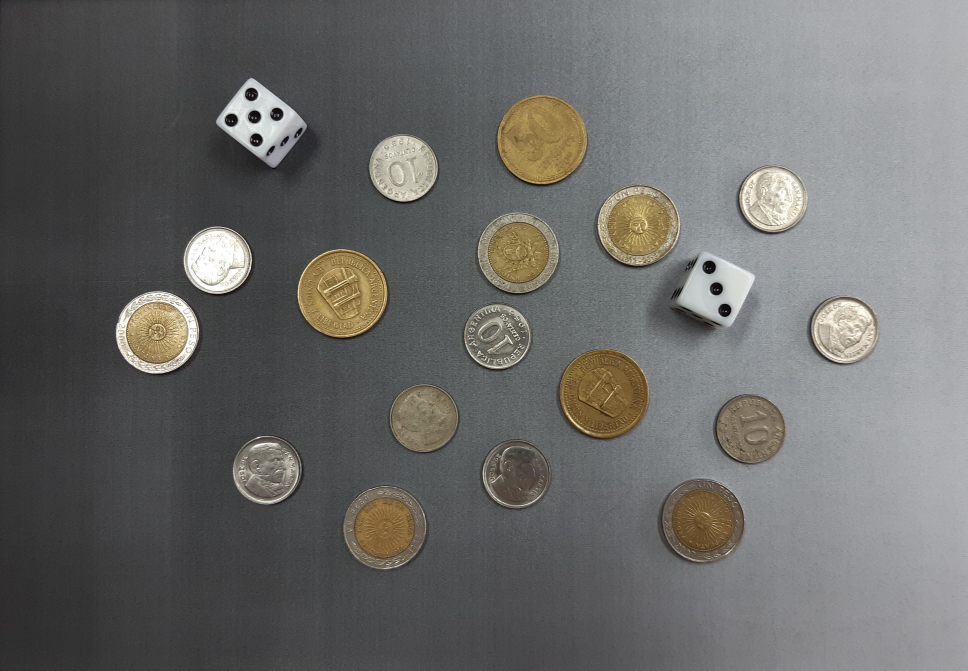
#> input picture imagenes/monedas.jpg, 3871 x 2681 px, found by its file name (shown at 1/4 size)
$ python 'problema_1 - Copy.py'
#> lines starting #> are read from the running program, lines starting #| are printed output that depends on the picture; after the words box and inside, x2 and y2 are one past the last pixel; in counts of white or black regions, pixels touching at a corner belong together
import matplotlib.pyplot as plt
import numpy as np
import cv2


def rellenar(img):
   img_flood_fill = img.copy().astype('uint8')
   h, w = img.shape[:2]
   mask = np.zeros((h+2, w+2), np.uint8)
   cv2.floodFill(img_flood_fill, mask, (0,0), 255)
   img_flood_fill_inv = cv2.bitwise_not(img_flood_fill)
   img_fh = img | img_flood_fill_inv
   return img_fh


# Carga de imagenes
img      = cv2.imread('imagenes/monedas.jpg')
#> img is the input picture: shape (2681, 3871, 3); mean B, G, R 105.5, 107.4, 107.5
img_rgb  = cv2.cvtColor(img, cv2.COLOR_BGR2RGB)
img_gray = cv2.cvtColor(img, cv2.COLOR_RGB2GRAY)

plt.imshow(img_rgb, cmap='gray'), plt.show()
plt.imshow(img_gray, cmap='gray'), plt.show()

#COMBO 1
img_blur  = cv2.GaussianBlur(img_gray, (25, 25),0)
plt.imshow(img_blur, cmap='gray'), plt.show()

img_canny = cv2.Canny(img_blur, threshold1=10, threshold2=17)
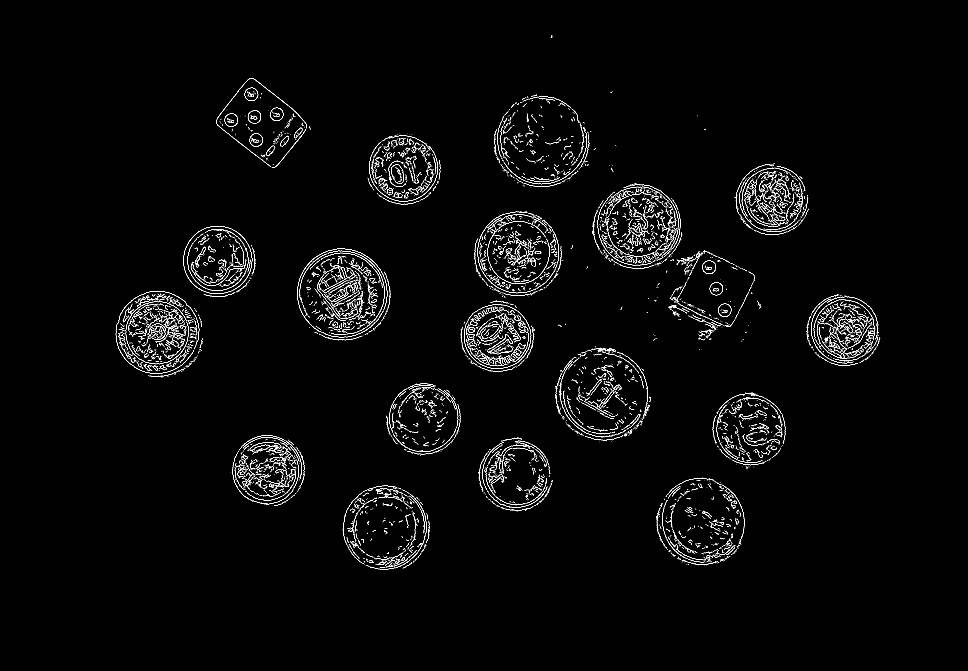
#> img_canny: shape (2681, 3871) (shown at 1/4 size); 1% white in thin lines or dots, all inside (x1, y1, x2, y2) = (463, 142, 3521, 2279)
plt.imshow(img_canny, cmap='gray'), plt.show()

ee_dil = cv2.getStructuringElement(cv2.MORPH_ELLIPSE, (5,5))
img_dil = cv2.dilate(img_canny, ee_dil)
#> img_dil: shape (2681, 3871); 5.7% white; 779 white regions (55 under 20 px), largest, box (x1, y1, x2, y2) and area: (461, 1162, 799, 1497) 39721, (3223, 1176, 3523, 1456) 31580, (928, 1739, 1210, 2020) 29785
plt.imshow(img_dil, cmap='gray'), plt.show()

B = cv2.getStructuringElement(cv2.MORPH_ELLIPSE, (15,15))
AClose = cv2.morphologyEx(img_dil, cv2.MORPH_CLOSE, B)
#> AClose: shape (2681, 3871); 9.7% white; 104 white regions (3 under 20 px), largest, box (x1, y1, x2, y2) and area: (2366, 732, 3022, 1363) 107693, (461, 1162, 814, 1511) 85242, (1187, 992, 1565, 1365) 82288
plt.imshow(AClose, cmap='gray'), plt.show()

img_rellena = rellenar(AClose)
plt.imshow(img_rellena, cmap='gray'), plt.show()

B = cv2.getStructuringElement(cv2.MORPH_ELLIPSE, (65,65))
Ao = cv2.morphologyEx(img_rellena, cv2.MORPH_OPEN, B)
#> Ao: shape (2681, 3871); 14.7% white; 19 white regions, largest, box (x1, y1, x2, y2) and area: (2221, 1391, 2601, 1764) 110163, (1975, 381, 2360, 749) 108717, (1187, 992, 1564, 1363) 108511
plt.imshow(Ao, cmap='gray'), plt.show()

elemento_erosion = cv2.getStructuringElement(cv2.MORPH_ELLIPSE, (5, 5))
img_er = cv2.erode(Ao, elemento_erosion)
#> img_er: shape (2681, 3871); 14.3% white; 19 white regions, largest, box (x1, y1, x2, y2) and area: (2223, 1393, 2599, 1762) 107720, (1977, 383, 2358, 747) 106265, (1189, 994, 1562, 1361) 106099
plt.imshow(img_er, cmap='gray'), plt.show()


n, labels, stats, _ = cv2.connectedComponentsWithStats(img_er)
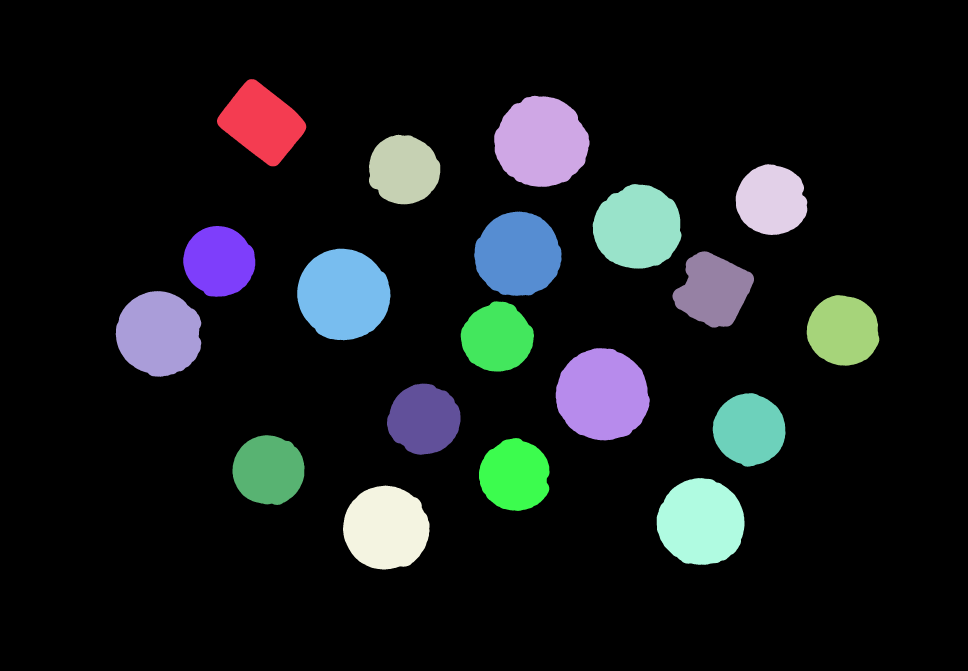
#> labels: shape (2681, 3871) int32 (shown at 1/4 size); 20 distinct labels, from 0 to 19; one colour per label, 0 black
#> n = 20; stats = 20 rows, first 6: [0, 0, 3871, 2681, 8888991], [868, 316, 357, 350, 71805], [1977, 383, 381, 364, 106265], [1476, 539, 285, 279, 61966], [2943, 657, 286, 283, 63027], [2371, 736, 355, 339, 93052]

img_vis = img.copy()
for i in range(1, n):  # salteamos el fondo
    x = stats[i, cv2.CC_STAT_LEFT]
    y = stats[i, cv2.CC_STAT_TOP]
    w = stats[i, cv2.CC_STAT_WIDTH]
    h = stats[i, cv2.CC_STAT_HEIGHT]

    # Dibujar bounding box
    cv2.rectangle(img_vis, (x, y), (x + w, y + h), (255, 0, 0), 2)
#> this loop made 19 passes
#> (x, y, w, h) on passes 1 to 8: (868, 316, 357, 350), (1977, 383, 381, 364), (1476, 539, 285, 279), (2943, 657, 286, 283), (2371, 736, 355, 339), (1897, 846, 349, 337), (733, 904, 288, 283), (1189, 994, 373, 367)


# Mostrar resultado
plt.figure(figsize=(8, 8))
plt.imshow(img_vis)
plt.axis("off")
plt.title("Componentes detectados")
plt.show()


RHO_TH = 0.8
monedas = []
dados = []
rhos = []

for i in range(1,n):
    label = (labels == i).astype('uint8') * 255
    #plt.imshow(label, cmap='gray'), plt.show()
    ext_cont, _ = cv2.findContours(label, cv2.RETR_EXTERNAL, cv2.CHAIN_APPROX_SIMPLE)
    area = cv2.contourArea(ext_cont[0])
    perimeter = cv2.arcLength(ext_cont[0], True)
    rho = 4 * np.pi * area /(perimeter ** 2)
    if rho >= RHO_TH:
        #masc_monedas[obj == 255,] = MONEDAS_C
        monedas.append(stats[i])
    else:
        #masc_dados[obj == 255,] = DADOS_C
        dados.append(stats[i])
#> this loop made 19 passes
#> (area, perimeter, rho) on passes 1 to 8: (71393.5, 1065, 0.791), (105737.5, 1238.2, 0.867), (61561, 946.3, 0.864), (62620.5, 954.7, 0.863), (92556, 1157.3, 0.868), (91279.5, 1141.7, 0.88), (62515.5, 943.6, 0.882), (105578.5, 1221.7, 0.889)
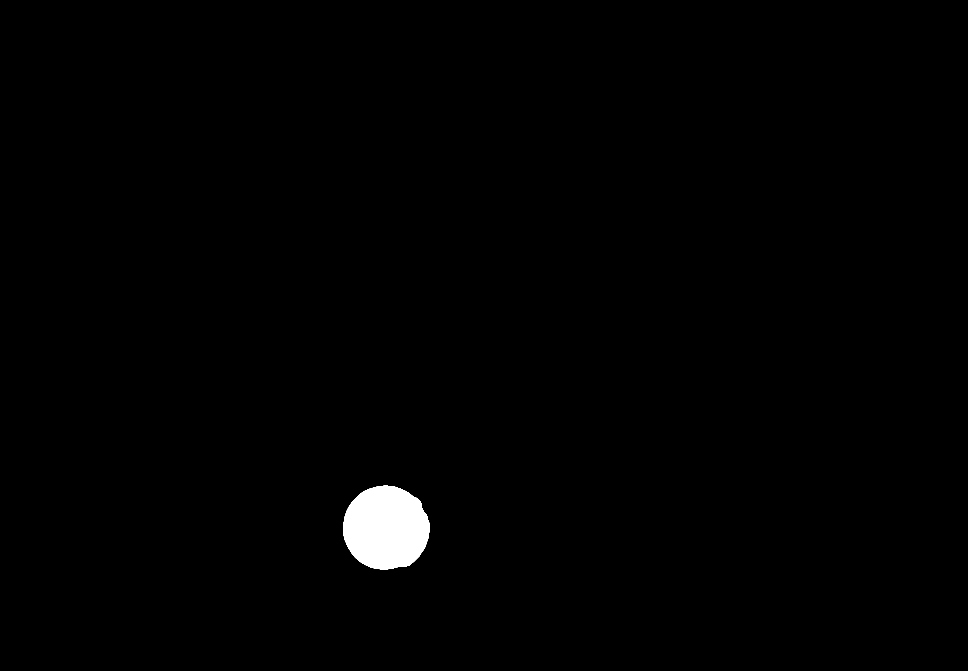
#> label: shape (2681, 3871) (shown at 1/4 size); 0.88% white; 1 white region, box (x1, y1, x2, y2) and area: (1372, 1942, 1718, 2278) 90976
#> after the loop, dados = [[868, 316, 357, 350, 71805], [2690, 1005, 326, 306, 65618]]; monedas = 17 items, first 6: [1977, 383, 381, 364, 106265], [1476, 539, 285, 279, 61966], [2943, 657, 286, 283, 63027], [2371, 736, 355, 339, 93052], [1897, 846, 349, 337, 91765], [733, 904, 288, 283, 62916]


img_vis = img.copy()
for m in monedas:
    x = m[0]
    y = m[1]
    w = m[2]
    h = m[3]

    # Dibujar bounding box
    cv2.rectangle(img_vis, (x, y), (x + w, y + h), (255, 0, 0), 2)
#> this loop made 17 passes
#> (m, x, y, w, h) on passes 1 to 8: ([1977, 383, 381, 364, 106265], 1977, 383, 381, 364), ([1476, 539, 285, 279, 61966], 1476, 539, 285, 279), ([2943, 657, 286, 283, 63027], 2943, 657, 286, 283), ([2371, 736, 355, 339, 93052], 2371, 736, 355, 339), ([1897, 846, 349, 337, 91765], 1897, 846, 349, 337), ([733, 904, 288, 283, 62916], 733, 904, 288, 283), ([1189, 994, 373, 367, 106099], 1189, 994, 373, 367), ([463, 1164, 342, 343, 91027], 463, 1164, 342, 343)
for d in dados:
    x = d[0]
    y = d[1]
    w = d[2]
    h = d[3]
    #Dibujar bounding box
    cv2.rectangle(img_vis, (x, y), (x + w, y + h), (0, 255, 0), 2)
#> this loop made 2 passes
#> (d, x, y, w, h) on passes 1 to 2: ([868, 316, 357, 350, 71805], 868, 316, 357, 350), ([2690, 1005, 326, 306, 65618], 2690, 1005, 326, 306)

# Mostrar resultado
plt.figure(figsize=(8, 8))
plt.imshow(img_vis)
plt.axis("off")
plt.title("Elementos detectados: dados y monedas")
plt.show()

img      = cv2.imread('imagenes/monedas.jpg')
img_rgb  = cv2.cvtColor(img, cv2.COLOR_BGR2RGB)
img_clasificada = img_rgb.copy()
monedas_10 = 0
monedas_1 = 0
monedas_50 = 0
max_area_moneda = max(moneda[4] for moneda in monedas)
#> max_area_moneda = 107720
for m in monedas:
    x = m[0]
    y = m[1]
    w = m[2]
    h = m[3]

    if max_area_moneda*0.95 < m[4] <= max_area_moneda: #Si el area es igual al area maxima o, a lo sumo, un 95% de ella, es una moneda grande.
        monedas_50+=1
        color = (255, 255, 255)
        texto = '50'

    elif max_area_moneda*0.8 < m[4] <= max_area_moneda*0.95:
        monedas_1+=1
        color = (0, 255, 0)
        texto = '1'

    elif m[4] <= max_area_moneda*0.8:
        monedas_10+=1
        color = (255, 0, 0)
        texto = '10'

    cv2.rectangle(img_clasificada, (x, y), (x + w, y + h), color, 2)
    b=cv2.putText(img_clasificada, texto, (x, y-20),
                    cv2.FONT_HERSHEY_SIMPLEX, 2, color, 2)
#> this loop made 17 passes
#> (m, x, y, w, h, color, texto) on passes 1 to 6: ([1977, 383, 381, 364, 106265], 1977, 383, 381, 364, (255, 255, 255), '50'), ([1476, 539, 285, 279, 61966], 1476, 539, 285, 279, (255, 0, 0), '10'), ([2943, 657, 286, 283, 63027], 2943, 657, 286, 283, (255, 0, 0), '10'), ([2371, 736, 355, 339, 93052], 2371, 736, 355, 339, (0, 255, 0), '1'), ([1897, 846, 349, 337, 91765], 1897, 846, 349, 337, (0, 255, 0), '1'), ([733, 904, 288, 283, 62916], 733, 904, 288, 283, (255, 0, 0), '10')
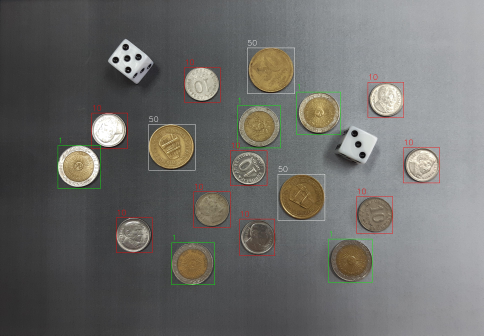
#> img_clasificada: shape (2681, 3871, 3) (shown at 1/8 size); mean R, G, B 108.1, 107.6, 105.2
#> after the loop, monedas_1 = 5; monedas_10 = 9; monedas_50 = 3
# Mostrar resultado
plt.figure(figsize=(8, 8))
plt.imshow(img_clasificada)
plt.axis("off")
plt.title("Bounding Boxes en Aclau")
plt.show()


img_bgr_dados  = img.copy()
#img_gray_dados = cv2.cvtColor(img, cv2.COLOR_RGB2GRAY)

for dado in dados:
    x = dado[0]
    y = dado[1]
    w = dado[2]
    h = dado[3]
    recorte_dado = img_gray[y:y + w, x: x + h]
    recorte_dado = cv2.medianBlur(recorte_dado, 7)
    plt.imshow(recorte_dado, cmap='gray'), plt.show()
    circles = cv2.HoughCircles(recorte_dado,
                              cv2.HOUGH_GRADIENT,
                              1, 20,
                              param1=50, param2=50,
                              minRadius=20, maxRadius=50)
    n = 0
    if isinstance(circles, np.ndarray):
      n = len(circles[0])


    texto = str(n)
    cv2.putText(img_bgr_dados, texto,
                (x, y),
                cv2.FONT_HERSHEY_SIMPLEX,
                fontScale=5,
                color=(255, 255, 255),
                thickness=20)
#> this loop made 2 passes
#> (dado, x, y, w, h, n, texto) on passes 1 to 2: ([868, 316, 357, 350, 71805], 868, 316, 357, 350, 5, '5'), ([2690, 1005, 326, 306, 65618], 2690, 1005, 326, 306, 3, '3')
#> pass 1, `recorte_dado = img_gray[y:y + w, x: x + h]`:
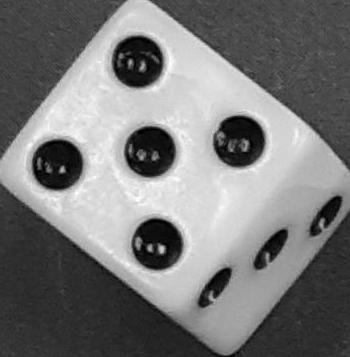
#> recorte_dado: shape (357, 350); min 0, max 255, mean 120.6
#> pass 2, `recorte_dado = img_gray[y:y + w, x: x + h]`:
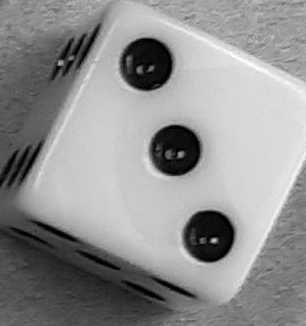
#> recorte_dado: shape (326, 306); min 0, max 255, mean 144.4

img_rgb_dados  = cv2.cvtColor(img_bgr_dados, cv2.COLOR_BGR2RGB)
plt.figure(figsize=(8, 8))
plt.imshow(img_rgb_dados)
plt.axis("off")
plt.title("Conteo de dados")
plt.show()


#FIN

#COMBO 2
# Carga de imagenes
img      = cv2.imread('imagenes/monedas.jpg')
img_rgb  = cv2.cvtColor(img, cv2.COLOR_BGR2RGB)
img_gray = cv2.cvtColor(img, cv2.COLOR_RGB2GRAY)

plt.imshow(img_rgb, cmap='gray'), plt.show()
plt.imshow(img_gray, cmap='gray'), plt.show()

img_blur  = cv2.GaussianBlur(img_gray, (25, 25),0)
plt.imshow(img_blur, cmap='gray'), plt.show()

img_canny = cv2.Canny(img_blur, threshold1=10, threshold2=17)
plt.imshow(img_canny, cmap='gray'), plt.show()

B = cv2.getStructuringElement(cv2.MORPH_ELLIPSE, (25,35))
#> B: shape (35, 25); values 0 (black) and 1 (white), 77.1% white; 4 black regions, box (x1, y1, x2, y2) and area: (0, 0, 12, 13) 50, (13, 0, 25, 13) 50, (0, 22, 12, 35) 50, (13, 22, 25, 35) 50
AClose = cv2.morphologyEx(img_canny, cv2.MORPH_CLOSE, B)
#> AClose: shape (2681, 3871); 10.6% white; 76 white regions (33 under 20 px), largest, box (x1, y1, x2, y2) and area: (1842, 845, 2253, 1487) 142010, (2368, 734, 2964, 1127) 97296, (1189, 994, 1563, 1363) 90502
plt.imshow(AClose, cmap='gray'), plt.show()

ee_dil = cv2.getStructuringElement(cv2.MORPH_ELLIPSE, (7,10))
img_dil = cv2.dilate(AClose, ee_dil)
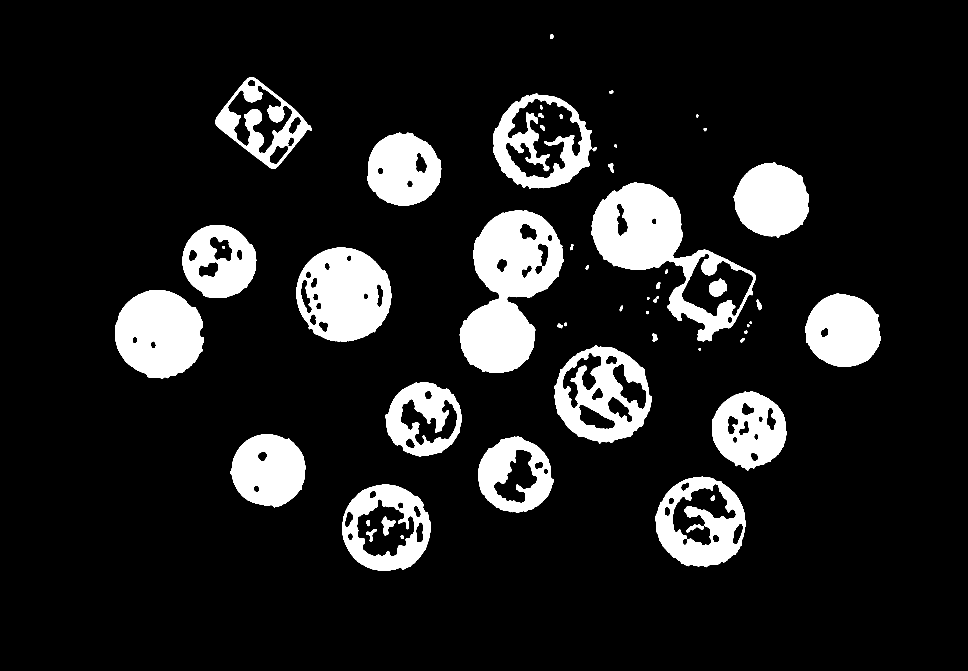
#> img_dil: shape (2681, 3871) (shown at 1/4 size); 12.2% white; 55 white regions, largest, box (x1, y1, x2, y2) and area: (1839, 841, 2256, 1492) 154254, (2365, 730, 3023, 1366) 132820, (1186, 990, 1566, 1368) 101040
plt.imshow(img_dil, cmap='gray'), plt.show()

img_rellena = rellenar(img_dil)
#> (the rest of the program and of its run is left out)
